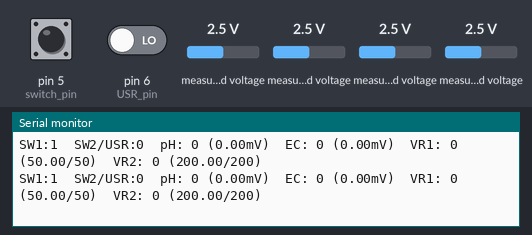
A sketch run on a simulated Arduino Uno, built with avr-gcc and run on an emulated ATmega328P. On the bench: the last lines printed to the serial monitor. Inputs (shaded band) come from the test bench; at power-on: pin 5 (switch_pin) HIGH, pin 6 (USR_pin) LOW, measured voltage 2.5 V.

Above: at 1.2 s.
1.3 s: pin 5 (switch_pin) pulled LOW for 0.65 s
At 2.1 s:
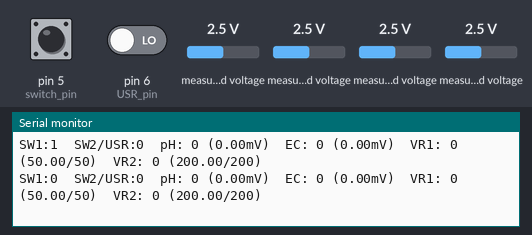
3.4 s: pin 6 (USR_pin) driven HIGH
At 4.3 s:
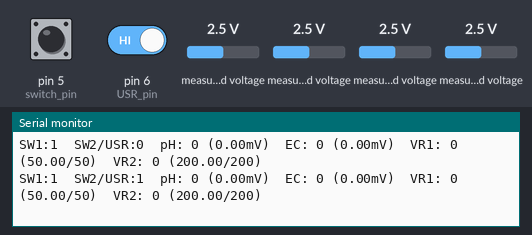
4.9 s: pin 5 (switch_pin) pulled LOW for 1 s
At 5.5 s:
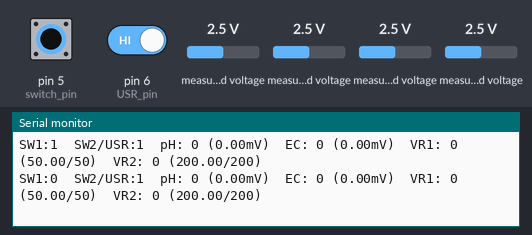

The sketch:

TestCode_pinState_2.0_ADS1115.ino
```cpp
/***** << WaterBox_V2.0:pin state test with ADS1115 >> *****
   ADC 數據及 switch切換
   使用Library Adafruit_ADS1X15 (Ver. 1.1.0~Ver. 1.1.2)
***********************************************************/
#include <Wire.h>
#include <Adafruit_ADS1015.h>

Adafruit_ADS1115 ads;  /* Use this for the 16-bit version */
//Adafruit_ADS1015 ads;     /* Use thi for the 12-bit version */

/****<< 這是舊的pin設定 >>*****************
  #define VR_1  A0
  #define VR_2  A1
  #define EC_pin        A2
  #define pH_pin        A3
*****<< 這是舊的pin設定 >>*****************/

#define power_pin   14      // Linklt 7969 以外的所有模組電源開關
#define switch_pin  5       // 模式開關 SW1
#define USR_pin     6       // 功能鍵 SW2  下拉時會關閉EC/pH的電源
#define pinLED      7       // Linklt 7969 上的USR LED || DS18B20 用腳位

/****** << 打開系統電源時要帶入的函數 >> *****/
void systemPower(bool _state = false) {
  digitalWrite(power_pin, _state);
  if (_state) {
    ads.begin();
  }
}

/*
  把特定的ADC腳位電壓，換算成0-val的數值後返回float格式
  rotary_button(指定的ADC pin, 要轉換的數值)
*/
float _analog_convert(uint8_t pin, int _val)
{
  //  int  _read = analogRead(pin);
  int  _read = ads.readADC_SingleEnded(pin);
  float _readVolt = _read *0.125;

  //  float _value = _val * (_read * 0.125) / 3350.0;     // 0 ~ _val
  float _value = map(_readVolt, 0, 3350, 0, _val);            // _val ~ 0
  _value = _val - _value;

  if (_readVolt > 4000) _value = -1;

  return _value;
}

void setup()
{
  Serial.begin(115200);

  pinMode(switch_pin, INPUT);
  pinMode(USR_pin, INPUT);
  pinMode(power_pin, OUTPUT);

  systemPower(true);

  /****<< 這是舊的pin設定 >>*****************
    pinMode(EC_pin, INPUT);
    pinMode(pH_pin, INPUT);
    pinMode(VR_1, INPUT);
    pinMode(VR_2, INPUT);
  *****<< 這是舊的pin設定 >>*****************/


  // The ADC input range (or gain) can be changed via the following
  // functions, but be careful never to exceed VDD +0.3V max, or to
  // exceed the upper and lower limits if you adjust the input range!
  // Setting these values incorrectly may destroy your ADC!
  //                                                                ADS1015  ADS1115
  //                                                                -------  -------
  // ads.setGain(GAIN_TWOTHIRDS);  // 2/3x gain +/- 6.144V  1 bit = 3mV      0.1875mV (default)
  ads.setGain(GAIN_ONE);        // 1x gain   +/- 4.096V  1 bit = 2mV      0.125mV
  // ads.setGain(GAIN_TWO);        // 2x gain   +/- 2.048V  1 bit = 1mV      0.0625mV
  // ads.setGain(GAIN_FOUR);       // 4x gain   +/- 1.024V  1 bit = 0.5mV    0.03125mV
  // ads.setGain(GAIN_EIGHT);      // 8x gain   +/- 0.512V  1 bit = 0.25mV   0.015625mV
  // ads.setGain(GAIN_SIXTEEN);    // 16x gain  +/- 0.256V  1 bit = 0.125mV  0.0078125mV

  //  Serial.println("SW_5\t USR_6\t R1_A0\t\t R2_A1\t\t pH_A2\t\t EC_A3");
  Serial.println("SW_5\t USR_6\t pH_A2\t\t EC_A3");
}

void loop() {
  systemPower(true);

  bool _SW = digitalRead(switch_pin);
  bool _USR = digitalRead(USR_pin);

  /****<< 這是舊的pin設定 >>*****************
    int _R1 = analogRead(VR_1);
    int _R2 = analogRead(VR_2);
    int _pH = analogRead(pH_pin);
    int _EC = analogRead(EC_pin);
    *****<< 這是舊的pin設定 >>*****************/


  int _pH = ads.readADC_SingleEnded(0);
  int _EC = ads.readADC_SingleEnded(1);
  int _R1 = ads.readADC_SingleEnded(2);
  int _R2 = ads.readADC_SingleEnded(3);


  Serial.print("SW1:");
  Serial.print(_SW);
  Serial.print("  ");
  Serial.print("SW2/USR:");
  Serial.print(_USR);
  Serial.print("\t");

  Serial.print("pH: ");
  Serial.print(_pH); Serial.print(" (" + String(_pH * 0.125, 2) + "mV)");
  Serial.print("\t");

  Serial.print("EC: ");
  Serial.print(_EC); Serial.print(" (" + String(_EC * 0.125, 2) + "mV)");
  Serial.print("\t");

  int range_VR1 = 50;
  int range_VR2 = 200;
  float test_VR1 = _analog_convert(2, range_VR1);
  float test_VR2 = _analog_convert(3, range_VR2);

  Serial.print("VR1: ");Serial.print(_R1); Serial.print(" (");
  Serial.print(test_VR1);Serial.print("/");Serial.print(range_VR1);Serial.print(")");

  Serial.print("\tVR2: ");Serial.print(_R2); Serial.print(" (");
  Serial.print(test_VR2);Serial.print("/");Serial.print(range_VR2);Serial.print(")");

  Serial.println();

  delay(500);  // 時間間隔太少會導致錯位

}
```

Measured:
- after the input at 1.3 s, the serial monitor: prints a new line after 0.39 s (image 1)
- after the input at 3.4 s, the serial monitor: prints a new line after 0.50 s (image 2)
- after the input at 4.9 s, the serial monitor: prints a new line after 0.10 s (image 3)
